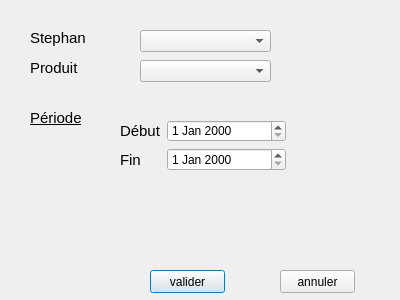
<?xml version="1.0" encoding="UTF-8"?>
<ui version="4.0">
 <class>parametrage</class>
 <widget class="QDialog" name="parametrage">
  <property name="geometry">
   <rect>
    <x>0</x>
    <y>0</y>
    <width>400</width>
    <height>300</height>
   </rect>
  </property>
  <property name="windowTitle">
   <string>Dialog</string>
  </property>
  <widget class="QLabel" name="label">
   <property name="geometry">
    <rect>
     <x>30</x>
     <y>30</y>
     <width>81</width>
     <height>16</height>
    </rect>
   </property>
   <property name="font">
    <font>
     <pointsize>11</pointsize>
    </font>
   </property>
   <property name="text">
    <string>Stephan</string>
   </property>
  </widget>
  <widget class="QLabel" name="label_2">
   <property name="geometry">
    <rect>
     <x>30</x>
     <y>60</y>
     <width>81</width>
     <height>16</height>
    </rect>
   </property>
   <property name="font">
    <font>
     <pointsize>11</pointsize>
    </font>
   </property>
   <property name="text">
    <string>Produit</string>
   </property>
  </widget>
  <widget class="QLabel" name="label_3">
   <property name="geometry">
    <rect>
     <x>30</x>
     <y>90</y>
     <width>81</width>
     <height>16</height>
    </rect>
   </property>
   <property name="font">
    <font>
     <pointsize>11</pointsize>
    </font>
   </property>
   <property name="text">
    <string/>
   </property>
  </widget>
  <widget class="QComboBox" name="comboproduit">
   <property name="geometry">
    <rect>
     <x>140</x>
     <y>60</y>
     <width>131</width>
     <height>22</height>
    </rect>
   </property>
  </widget>
  <widget class="QComboBox" name="combostephan">
   <property name="geometry">
    <rect>
     <x>140</x>
     <y>30</y>
     <width>131</width>
     <height>22</height>
    </rect>
   </property>
  </widget>
  <widget class="QLabel" name="label_4">
   <property name="geometry">
    <rect>
     <x>10</x>
     <y>120</y>
     <width>46</width>
     <height>13</height>
    </rect>
   </property>
   <property name="text">
    <string/>
   </property>
  </widget>
  <widget class="QLabel" name="label_5">
   <property name="geometry">
    <rect>
     <x>30</x>
     <y>110</y>
     <width>81</width>
     <height>16</height>
    </rect>
   </property>
   <property name="font">
    <font>
     <pointsize>11</pointsize>
     <underline>true</underline>
    </font>
   </property>
   <property name="text">
    <string>Période</string>
   </property>
  </widget>
  <widget class="QPushButton" name="valider">
   <property name="geometry">
    <rect>
     <x>150</x>
     <y>270</y>
     <width>75</width>
     <height>23</height>
    </rect>
   </property>
   <property name="text">
    <string>valider</string>
   </property>
  </widget>
  <widget class="QPushButton" name="annuler">
   <property name="geometry">
    <rect>
     <x>280</x>
     <y>270</y>
     <width>75</width>
     <height>23</height>
    </rect>
   </property>
   <property name="text">
    <string>annuler</string>
   </property>
  </widget>
  <widget class="QWidget" name="layoutWidget">
   <property name="geometry">
    <rect>
     <x>120</x>
     <y>120</y>
     <width>166</width>
     <height>51</height>
    </rect>
   </property>
   <layout class="QFormLayout" name="formLayout">
    <item row="0" column="0">
     <widget class="QLabel" name="label_6">
      <property name="font">
       <font>
        <pointsize>11</pointsize>
       </font>
      </property>
      <property name="text">
       <string>Début</string>
      </property>
     </widget>
    </item>
    <item row="0" column="1">
     <widget class="QDateEdit" name="datedebut"/>
    </item>
    <item row="1" column="0">
     <widget class="QLabel" name="label_7">
      <property name="font">
       <font>
        <pointsize>11</pointsize>
       </font>
      </property>
      <property name="text">
       <string>Fin</string>
      </property>
     </widget>
    </item>
    <item row="1" column="1">
     <widget class="QDateEdit" name="datefin"/>
    </item>
   </layout>
  </widget>
 </widget>
 <resources/>
 <connections/>
</ui>
